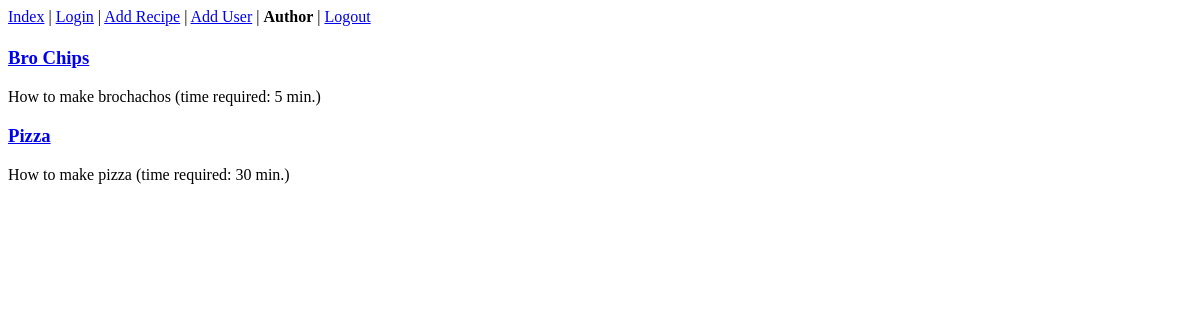
The app's page /author/?id=1, older data.
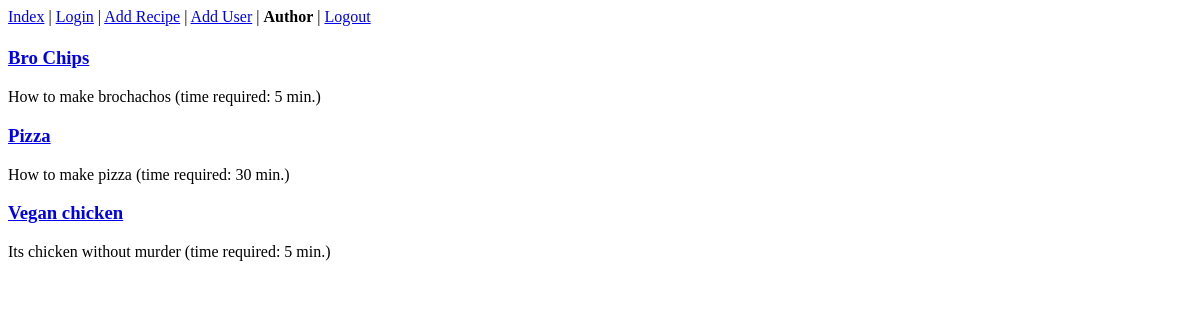
The same page, newer data.
### recipebox/models.py (models this page shows)
class Recipe(models.Model):
    title = models.CharField(max_length=255)
    description = models.CharField(max_length=255)
    time_rq = models.IntegerField()
    instructions = models.TextField()
    author = models.ForeignKey(Author, on_delete=models.CASCADE)

### recipebox/views.py (the view)
# urls.py: path('author/', author, name='id'),
def author(request, *args, **kwargs):
    page = 'author.html'
    id = int(request.GET.get('id'))
    recipes = Recipe.objects.all().filter(author__id=id)
    formal_name = recipes[0].author.first_name + \
        ' ' + recipes[0].author.last_name
    return render(request, page, {'recipes': recipes, 'author': formal_name})

### recipebox/templates/author.html (shortened to what this page needs)
<p><a href="/">Index</a> | <a href="/login">Login</a> | <a href="/addrecipe">Add Recipe</a> | <a href="/register">Add User</a> | <strong>Author</strong> | <a href="/logout">Logout</a></p>
<div>
  {% for recipe in recipes %}
  <h3>
    <a href="/recipe/?id={{ recipe.id }}">{{ recipe.title }}</a>
  </h3>
  <p>{{ recipe.description }} (time required: {{ recipe.time_rq }} min.)</p>
  {% endfor %}
</div>

Row changes from the older to the newer data that the page shows:
added Recipe: title "Vegan chicken", description "Its chicken without murder", time_rq "5"
